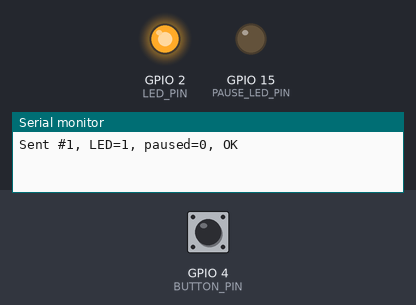
This sketch was run on a simulated ESP32. On the bench: output pins drawn as LEDs (lit = HIGH), the last lines printed to the serial monitor. Inputs (shaded band) come from the test bench; at power-on: GPIO 4 (BUTTON_PIN) HIGH.

Above: at 1.2 s.
1.3 s: GPIO 4 (BUTTON_PIN) pulled LOW for 0.15 s
At 1.6 s:
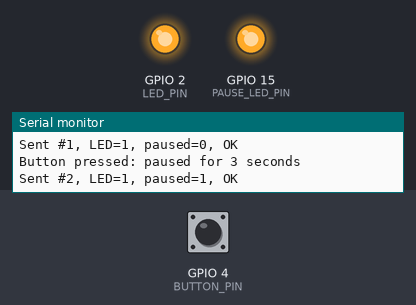
4.4 s: GPIO 4 (BUTTON_PIN) pulled LOW for 1 s
At 8.2 s:
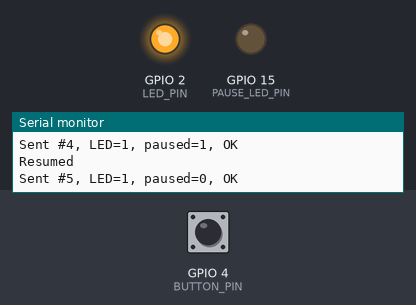
8.4 s: GPIO 4 (BUTTON_PIN) pulled LOW for 3.2 s
At 12.9 s:
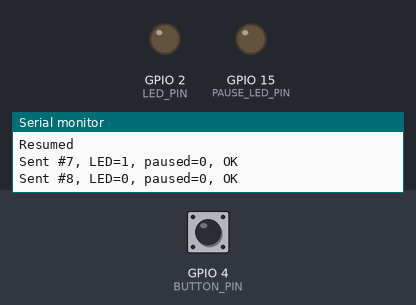
13.1 s: GPIO 4 (BUTTON_PIN) pulled LOW for 0.15 s
At 14.3 s:
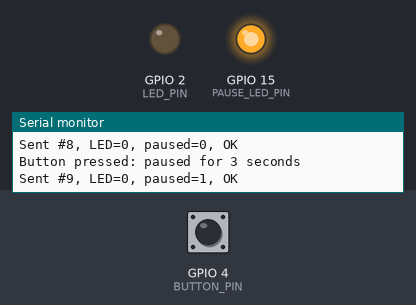
Timing chart, 0 to 17.2 s (numbered marks = the images above; inputs shaded):
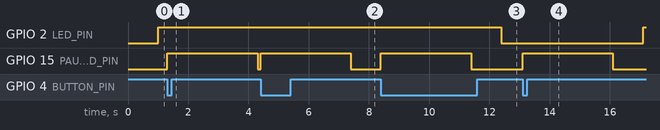

The sketch:

Button_code_V3.ino
```cpp
//ardiuno Can catapult sender code - V3

//confirmation LED
#define LED_PIN 2

//pause indicator LED on the sender (lights while paused)
#define PAUSE_LED_PIN 15

//pause button
#define BUTTON_PIN 4
#define PAUSE_TIME 3000       // pause length in ms (3 seconds)
#define SEND_INTERVAL 1000    // time between messages in ms

//wifi setup
#include <WiFi.h>
#include <esp_now.h>

// Broadcast address: any ESP32 in range will receive the message
uint8_t peerAddress[] = {0xFF, 0xFF, 0xFF, 0xFF, 0xFF, 0xFF};

// The data packet both boards agree on (must match the receiver)
typedef struct {
  int count;
  bool ledState;
  bool paused;       // NEW: tells the receiver whether we are paused
} Message;

Message msg = {0, false, false};

// Pause and timing variables
bool paused = false;
unsigned long pauseStart = 0;
unsigned long lastSend = 0;
bool lastButton = HIGH;       // HIGH = not pressed (pull-up)

// Fills in the pause flag and transmits the current message
void sendMessage() {
  msg.count++;
  msg.paused = paused;
  esp_err_t result = esp_now_send(peerAddress, (uint8_t *)&msg, sizeof(msg));
  Serial.printf("Sent #%d, LED=%d, paused=%d, %s\n", msg.count, msg.ledState,
                msg.paused, result == ESP_OK ? "OK" : "ERROR");
}

void setup() {
  Serial.begin(115200);
  pinMode(LED_PIN, OUTPUT);
  pinMode(PAUSE_LED_PIN, OUTPUT);
  digitalWrite(PAUSE_LED_PIN, LOW);
  pinMode(BUTTON_PIN, INPUT_PULLUP);

  WiFi.mode(WIFI_STA);                 // ESP-NOW needs Wi-Fi radio on

  if (esp_now_init() != ESP_OK) {
    Serial.println("ESP-NOW init failed");
    return;
  }

  esp_now_peer_info_t peer = {};
  memcpy(peer.peer_addr, peerAddress, 6);
  peer.channel = 0;
  peer.encrypt = false;

  if (esp_now_add_peer(&peer) != ESP_OK) {
    Serial.println("Failed to add peer");
  }
}

void loop() {
  // 1. Detect the moment the button is pressed
  bool button = digitalRead(BUTTON_PIN);
  if (lastButton == HIGH && button == LOW) {
    paused = true;
    pauseStart = millis();
    digitalWrite(PAUSE_LED_PIN, HIGH);   // sender pause LED ON
    Serial.println("Button pressed: paused for 3 seconds");
    sendMessage();                       // tell the receiver we are paused
    delay(30);                           // ignore button bounce
  }
  lastButton = button;

  // 2. End the pause after 3 seconds
  if (paused && millis() - pauseStart >= PAUSE_TIME) {
    paused = false;
    digitalWrite(PAUSE_LED_PIN, LOW);    // sender pause LED OFF
    Serial.println("Resumed");
    sendMessage();                       // tell the receiver we resumed
    lastSend = millis();
  }

  // 3. Send the next blink message unless paused
  if (!paused && millis() - lastSend >= SEND_INTERVAL) {
    lastSend = millis();
    msg.ledState = !msg.ledState;            // flip ON/OFF each time
    digitalWrite(LED_PIN, msg.ledState);     // local LED matches what was sent
    sendMessage();
  }
}
```

Measured:
- after the input at 1.3 s, GPIO 2 (LED_PIN): stays HIGH (without the input it goes to LOW after 0.70 s); GPIO 15 (PAUSE_LED_PIN): LOW → HIGH at once, → LOW 3.0 s later
- after the input at 4.4 s, GPIO 2 (LED_PIN): stops changing and stays HIGH; GPIO 15 (PAUSE_LED_PIN): LOW → HIGH at once, → LOW 3.0 s later
- after the input at 8.4 s, GPIO 15 (PAUSE_LED_PIN): LOW → HIGH at once, → LOW 3.0 s later
- after the input at 13.1 s, GPIO 15 (PAUSE_LED_PIN): LOW → HIGH at once, → LOW 3.0 s later
